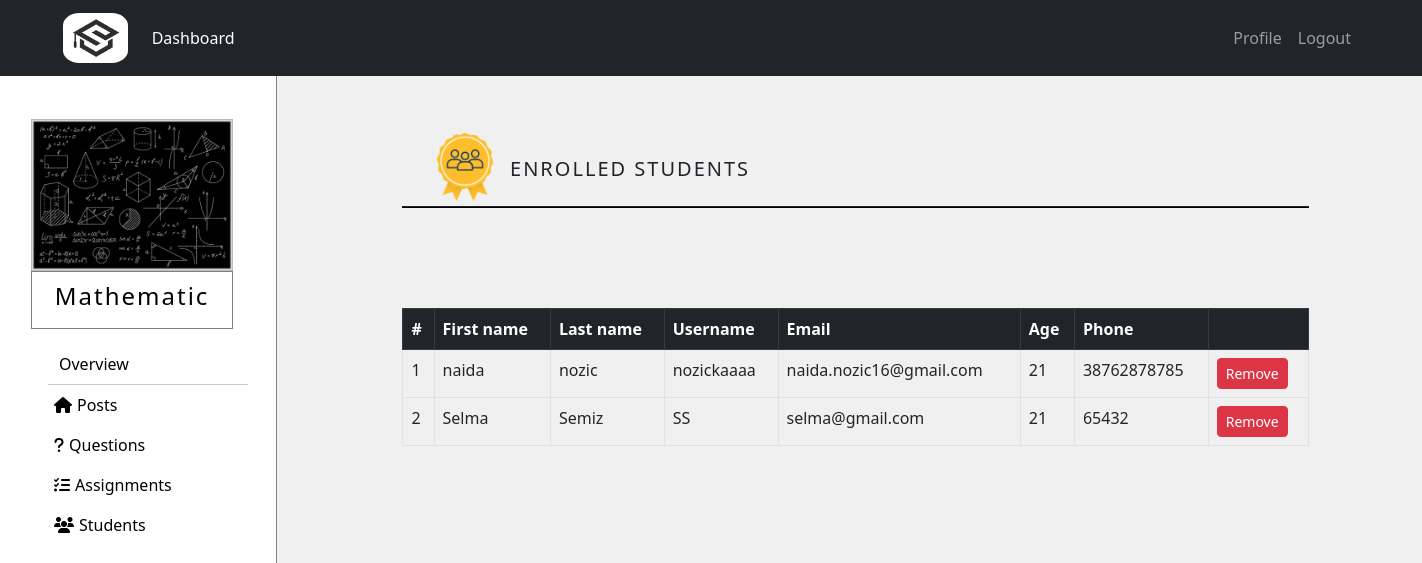
The app's page /courses/tutor_course/10/students (signed in) with its own data.
### courses/models.py (models this page shows, shortened)
class Course(models.Model):
    name = models.CharField(max_length=50)
    summary = models.CharField(max_length=500)
    image = models.ImageField(upload_to="courses_images",default="courses_images/default.jpg",blank=True)
    overview = models.TextField(null=True,blank=True)
    max_students = models.IntegerField(default=100)
    student_number = models.IntegerField(default=0)

class Student(models.Model):
    user = models.OneToOneField(NewUser,on_delete=models.CASCADE,primary_key=True,related_name='Student')
    phone = models.IntegerField()
    age = models.IntegerField(null=True,blank=True) #this field is optional
    course = models.ManyToManyField(Course,through="StudentCourse")

class NewUser(AbstractUser):
    is_student = models.BooleanField(default=False)
    is_tutor = models.BooleanField(default=False)

### courses/views.py (the view, shortened to what this page needs)
# urls.py: path('tutor_course/<int:course_id>/students',views.view_students,name='view_students'),
@login_required
def view_students(request,course_id):
   if request.user.is_student:
      return HttpResponse('<html><body><h2 style="font-weight: lighter">Your do not have access to view this page!</h2><body></html>')
   elif is_enrolled(request.user, course_id) is False:
      return HttpResponse('<html><body><h2 style="font-weight: lighter">Your do not have access to view this page!</h2><body></html>')
   course = get_object_or_404(Course,pk=course_id)
   student_course_objects = StudentCourse.objects.filter(course=course)
   students = [x.student for x in student_course_objects]
   return render(request,'courses/students.html',{'course':course,'students':students})

### courses/views.py (called while the page is built)
def is_enrolled(user, course_id):
   course = get_object_or_404(Course,pk=course_id)
   if user.is_tutor:
      tutor_courses = TutorCourse.objects.filter(course=course,tutor=user.Tutor)
      return tutor_courses.exists()
   else:
      student_courses = StudentCourse.objects.filter(course=course,student=user.Student)
      return student_courses.exists()

### templates/courses/students.html (shortened to what this page needs)
{% extends 'courses/course.html' %}
{% block courseContent %}
{% load static %}
<div style="margin-left: auto; margin-right: auto; width:75%; margin-top: 5%; position: relative; margin-bottom: 5px;">
    <img class="col-sm-4 col-md-4 col-lg-4" src="{% static 'img/students-icon.png' %}"
         style="width:8%;">
    <div class="col-sm-8 col-md-8 col-lg-8" style="display: inline-block; position:absolute; bottom: 12px;">
      <h5 style="margin-left: 2%; letter-spacing: 2px;">ENROLLED STUDENTS</h5>
    </div>
</div>
  <hr style="width: 80%; margin-left: auto; margin-right: auto; background-color: black;
             opacity: 1; margin-top: 0; margin-bottom: 6%; height: 2px;">
<div class="positionCenter" style="margin-top: 100px;">
    {% if students %}
    <table class="table table-bordered">
        <thead class="table-dark">
        <tr>
            <th scope="col">#</th>
            <th scope="col">First name</th>
            <th scope="col">Last name</th>
            <th scope="col">Username</th>
            <th scope="col">Email</th>
            <th scope="col">Age</th>
            <th scope="col">Phone</th>
            <th scope="col"></th>
        </tr>
        </thead>
        <tbody>
            {% for student in students %}
        <tr>
            <td scope="row">{{ forloop.counter }}</td>
            <td>{{student.user.first_name}}</td>
            <td>{{student.user.last_name}}</td>
            <td>{{student.user.username}}</td>
            <td>{{student.user.email}}</td>
            <td>{{student.age}}</td>
            <td>{{student.phone}}</td>
            <td>
                <form action="{% url 'view_students' course_id=course.pk %}" method="POST">
                    <button type="submit" class="btn btn-danger btn-sm" name="remove_student_button" value="{{student.pk}}">Remove</button>
                  </form>
            </td>
        </tr>
            {% endfor %}
        </tbody>
    </table>
    {% else %}
    <h2 style="text-align: center;">There are no students enrolled in this course!</h2>
    {% endif %}
</div>
<div style="height:200px"></div>
{% endblock %}

### templates/courses/course.html (shortened to what this page needs)
{% extends 'courses/dashboard.html' %}
{% block content_courses %}
{% load static %}
{% if course %}
<div class="row no-gutters">
  <div class="col-2 no-gutters" style="width: 20%; height: 100vh; background-color: white; padding: 0; border-right: 1px solid gray;">
    <div class="card" style="width: 70%; margin-top: 15%;
                             margin-left: auto; margin-right: auto; border: none;">
      <img src="{{course.image.url}}" class="card-img-top" style="border-radius: 0%;" alt="Cover">
        <div class="card-body" style="border: 1px solid gray; padding: 10px 0px 10px 0px;">
          <h4 class="card-title courseDetails"
              style="text-align: center; color: black; letter-spacing: 2px; font-weight: lighter;">{{course.name}}</h4>
        </div>
    </div>
    <div class="nav flex-column" style="margin-top: 5%; width: 100%;">
      <a class="nav-link hoverMeni" href="{% url 'overview' course_id=course.pk %}" style="color: black;">
        Overview
      </a>
      <hr style="width: 200px; margin-left: 60px; margin-right: auto; margin-top: 0px; margin-bottom: 0px;">
      {% if user.is_student %}
      <a class="nav-link hoverMeni" href="{% url 'course' course_id=course.pk %}" style="color: black;">
        <i class="fa-solid fa-house" style="margin-right: 5px; margin-left: 50px;"></i>Posts
      </a>
      {% else %}
      <a class="nav-link hoverMeni" href="{% url 'tutor_course' course_id=course.pk %}" style="color: black;">
        <i class="fa-solid fa-house" style="margin-right: 5px; margin-left: 50px;"></i>Posts
      </a>
      {% endif %}
      <a class="nav-link hoverMeni" href="{% url 'view_questions_tutor' course_id=course.pk %}" style="color: black;">
        <i class="fa-solid fa-question" style="margin-right: 5px; margin-left: 50px;"></i>Questions
      </a>
      <a class="nav-link hoverMeni" href="{% url 'assignment_overview' course_id=course.pk %}" style="color: black;">
        <i class="fa-solid fa-list-check" style="margin-right: 5px; margin-left: 50px;"></i>Assignments
      </a>
      {% if user.is_tutor %}
      <a class="nav-link hoverMeni" href="{% url 'view_students' course_id=course.pk %}" style="color: black;">
        <i class="fa-solid fa-users" style="margin-right: 5px; margin-left: 50px;"></i>Students
      </a>
      {% endif %}
    </div>
  </div>
  <div class="col-10 no-gutters" style="width: 80%; height: 100vh; overflow: scroll;">
    {% block courseContent%}{% endblock %}
  </div>
</div>
{% endif %}
{% endblock %}

### static/css/style.css (style rules this page uses)
html { scroll-behavior: smooth; }
*, *:before, *:after { box-sizing: border-box; }
body { margin: 0; padding: 0; min-width: 1400px; }

### static/css/login.css (style rules this page uses)
.courseDetails { opacity: 0.99; color: white; }
.positionCenter { margin-left: auto; margin-right: auto; width: 80%; }

### templates/courses/course.html (style rules this page uses)
body { overflow-x: hidden; overflow-y: hidden; }

### records on screen
Course: image (picture), name "Mathematic"
Student: user.first_name "naida", user.last_name "nozic", user.username "nozickaaaa", user.email "naida.nozic16@gmail.com", age "21", phone "38762878785"
Student: user.first_name "Selma", user.last_name "Semiz", user.username "SS", user.email "selma@gmail.com", age "21", phone "65432"
